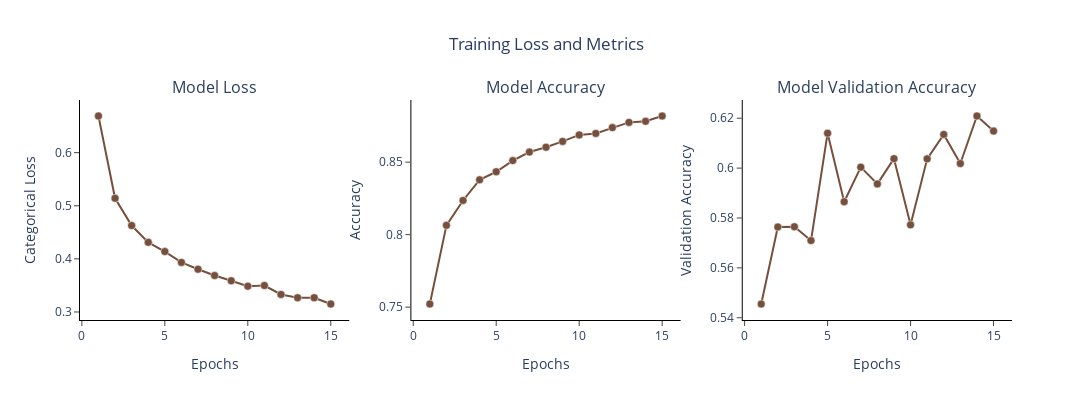

Source (notebook cell):
### Code cell
# Visualization
import matplotlib.pyplot as plt
import plotly.graph_objects as go
import plotly.express as px
from plotly.subplots import make_subplots
from sklearn.manifold import TSNE
import numpy as np
# Visualize Training and Validation Results
# Create Subplot
fig = make_subplots(
        rows=1, cols=3,
        subplot_titles=["Model Loss", "Model Accuracy", "Model Validation Accuracy"], 
)

# Configuration Plot
class PlotCFG:
    marker_size = 8
    line_size = 2
    train_color = "#76503d"
    valid_color = "#deb392"

# Loss Plot
loss = history['loss']
val_loss = history['val_loss']
fig.add_trace(
    go.Scatter(
        x=np.arange(1, len(loss)+1), y=loss,
        mode="markers+lines",
        marker=dict(
            color=PlotCFG.train_color, size=PlotCFG.marker_size,
            line=dict(color="White", width=0.5)
        ),
        line=dict(color=PlotCFG.train_color, width=PlotCFG.line_size),
        name="Training Loss"
    ), row=1, col=1
)


# Accuracy Plot
acc = history['accuracy']
val_acc = history['val_accuracy']
fig.add_trace(
    go.Scatter(
        x=np.arange(1, len(acc)+1), y=acc,
        mode="markers+lines",
        marker=dict(
            color=PlotCFG.train_color, size=PlotCFG.marker_size,
            line=dict(color="White", width=0.5)
        ),
        line=dict(color=PlotCFG.train_color, width=PlotCFG.line_size),
        name="Training Accuracy"
    ), row=1, col=2
)

fig.add_trace(
    go.Scatter(
        x=np.arange(1, len(val_acc)+1), y=val_acc,
        mode="markers+lines",
        marker=dict(
            color=PlotCFG.train_color, size=PlotCFG.marker_size,
            line=dict(color="White", width=0.5)
        ),
        line=dict(color=PlotCFG.train_color, width=PlotCFG.line_size),
        name="Training Validation Accuracy"
    ), row=1, col=3
)


# Update Axes
fig.update_xaxes(title="Epochs", linecolor="Black", ticks="outside", row=1, col=1)
fig.update_xaxes(title="Epochs", linecolor="Black", ticks="outside", row=1, col=2)
fig.update_xaxes(title="Epochs", linecolor="Black", ticks="outside", row=1, col=3)
fig.update_yaxes(title="Categorical Loss", linecolor="Black", ticks="outside", row=1, col=1)
fig.update_yaxes(title="Accuracy", linecolor="Black", ticks="outside", row=1, col=2)
fig.update_yaxes(title="Validation Accuracy", linecolor="Black", ticks="outside", row=1, col=3)

# Update Layout
fig.update_layout(
    title="Training Loss and Metrics", title_x=0.5,
    width=1400, height=400,
    showlegend=False,
    plot_bgcolor="White",
    paper_bgcolor="White"
)

# Show
fig.show(iframe_connected=True)

### Figure 1 — Plotly figure (JSON) as saved in the notebook; plotly's stock layout.template omitted (floating-point values rounded to 4 significant figures)
{"data": [{"line": {"color": "#76503d", "width": 2}, "marker": {"color": "#76503d", "line": {"color": "White", "width": 0.5}, "size": 8}, "mode": "markers+lines", "name": "Training Loss", "type": "scatter", "x": [1, 2, 3, 4, 5, 6, 7, 8, 9, 10, 11, 12, 13, 14, 15], "xaxis": "x", "y": [0.6691, 0.5141, 0.4627, 0.4311, 0.4138, 0.3933, 0.3805, 0.3686, 0.3588, 0.3487, 0.3498, 0.333, 0.3269, 0.3269, 0.315], "yaxis": "y"}, {"line": {"color": "#76503d", "width": 2}, "marker": {"color": "#76503d", "line": {"color": "White", "width": 0.5}, "size": 8}, "mode": "markers+lines", "name": "Training Accuracy", "type": "scatter", "x": [1, 2, 3, 4, 5, 6, 7, 8, 9, 10, 11, 12, 13, 14, 15], "xaxis": "x2", "y": [0.7522, 0.8064, 0.8236, 0.8378, 0.8434, 0.8511, 0.857, 0.8603, 0.8643, 0.8688, 0.8699, 0.8739, 0.8774, 0.8782, 0.8819], "yaxis": "y2"}, {"line": {"color": "#76503d", "width": 2}, "marker": {"color": "#76503d", "line": {"color": "White", "width": 0.5}, "size": 8}, "mode": "markers+lines", "name": "Training Validation Accuracy", "type": "scatter", "x": [1, 2, 3, 4, 5, 6, 7, 8, 9, 10, 11, 12, 13, 14, 15], "xaxis": "x3", "y": [0.5455, 0.5764, 0.5765, 0.571, 0.614, 0.5865, 0.6004, 0.5937, 0.6038, 0.5773, 0.6037, 0.6135, 0.6018, 0.6209, 0.6149], "yaxis": "y3"}], "layout": {"annotations": [{"font": {"size": 16}, "showarrow": false, "text": "Model Loss", "x": 0.1444, "xanchor": "center", "xref": "paper", "y": 1, "yanchor": "bottom", "yref": "paper"}, {"font": {"size": 16}, "showarrow": false, "text": "Model Accuracy", "x": 0.5, "xanchor": "center", "xref": "paper", "y": 1, "yanchor": "bottom", "yref": "paper"}, {"font": {"size": 16}, "showarrow": false, "text": "Model Validation Accuracy", "x": 0.8556, "xanchor": "center", "xref": "paper", "y": 1, "yanchor": "bottom", "yref": "paper"}], "height": 400, "paper_bgcolor": "White", "plot_bgcolor": "White", "showlegend": false, "title": {"text": "Training Loss and Metrics", "x": 0.5}, "width": 1400, "xaxis": {"anchor": "y", "domain": [0, 0.2889], "linecolor": "Black", "ticks": "outside", "title": {"text": "Epochs"}}, "xaxis2": {"anchor": "y2", "domain": [0.3556, 0.6444], "linecolor": "Black", "ticks": "outside", "title": {"text": "Epochs"}}, "xaxis3": {"anchor": "y3", "domain": [0.7111, 1], "linecolor": "Black", "ticks": "outside", "title": {"text": "Epochs"}}, "yaxis": {"anchor": "x", "domain": [0, 1], "linecolor": "Black", "ticks": "outside", "title": {"text": "Categorical Loss"}}, "yaxis2": {"anchor": "x2", "domain": [0, 1], "linecolor": "Black", "ticks": "outside", "title": {"text": "Accuracy"}}, "yaxis3": {"anchor": "x3", "domain": [0, 1], "linecolor": "Black", "ticks": "outside", "title": {"text": "Validation Accuracy"}}}}
